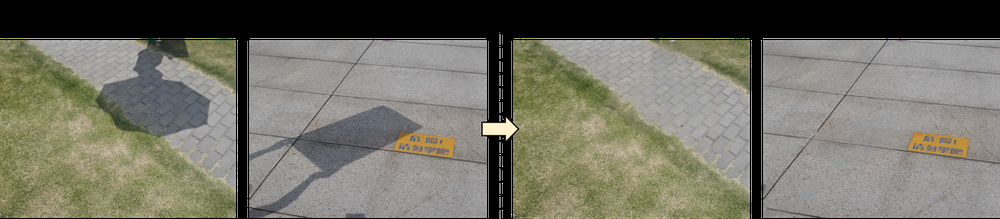
%> input picture image/image1.png, 1000 x 219 px, shrunk from 1697 x 371 before the run
$ octave --eval "result = gradient_profile(rgb2gray(imread('../image/image1.png')));"   (GNU Octave 9; MATLAB toolbox functions it lacks are replaced by stand-ins)
%> lines starting %> are read from the running program, lines starting %| are printed output that depends on the picture
function [angles, magnit] = gradient_profile(gray_img)

% Create the operators for computing image derivative at every pixel.
hx = 0.5*[-1,0,1];
hy = hx';

% Compute the derivative in the x and y direction for every pixel.
dx = filter2(hx, padarray(double(gray_img), [1,1]));
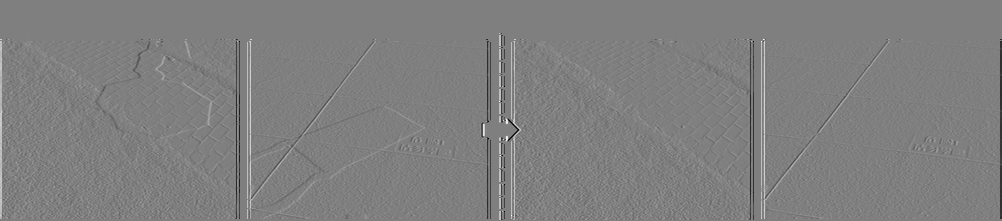
%> dx: size 221x1002 double; min -127.5, max 127.5, mean 0; drawn with min black and max white
dy = filter2(hy, padarray(double(gray_img), [1,1]));
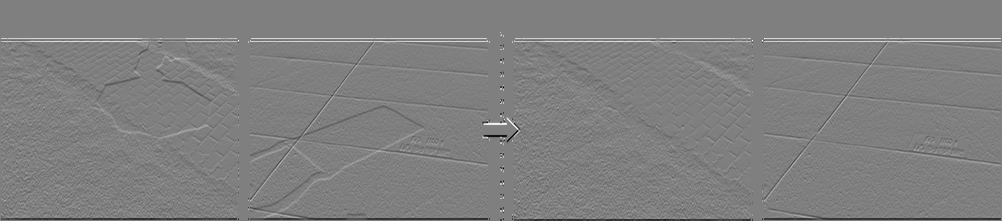
%> dy: size 221x1002 double; min -127.5, max 127.5, mean 0; mean of the top-left, top-right, bottom-left and bottom-right quarters 1.2, 1.3, -1.1, -1.3; drawn with min black and max white

% Remove the 1 pixel border.
dx = dx(2 : (size(dx, 1) - 1), 2 : (size(dx, 2) - 1));
%> dx: size 219x1000 double
dy = dy(2 : (size(dy, 1) - 1), 2 : (size(dy, 2) - 1));
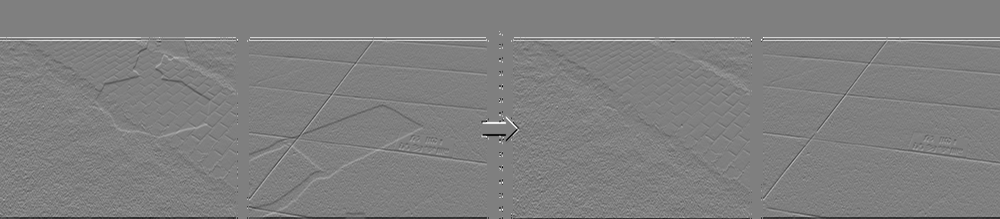
%> dy: size 219x1000 double; min -127.5, max 127.5, mean 0.1; drawn with min black and max white

% Convert the gradient vectors to polar coordinates (angle and magnitude).
angles = atan2(dy, dx);
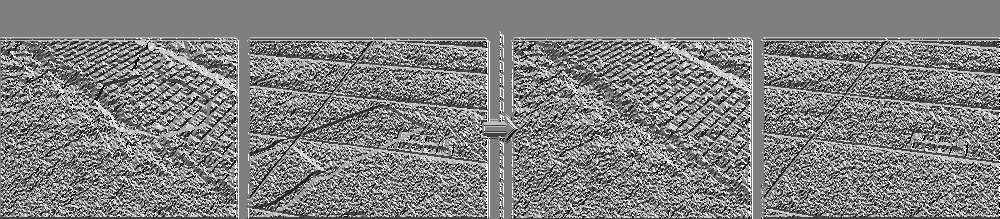
%> angles: size 219x1000 double; min -3.14, max 3.14, mean 0.0424; drawn with min black and max white
magnit = ((dy.^2) + (dx.^2)).^.5;
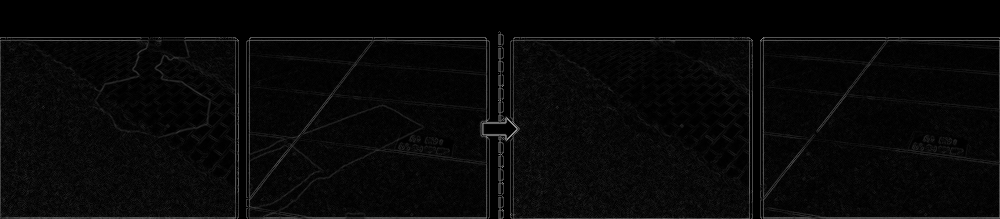
%> magnit: size 219x1000 double; min 0, max 169.7, mean 8.2
end
